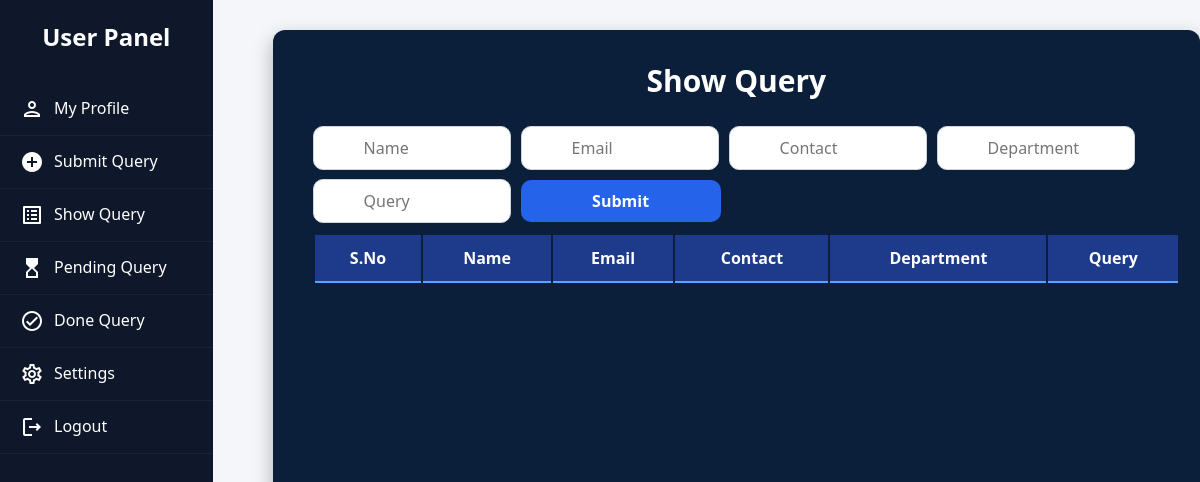
Page /show_q on the earlier database version.
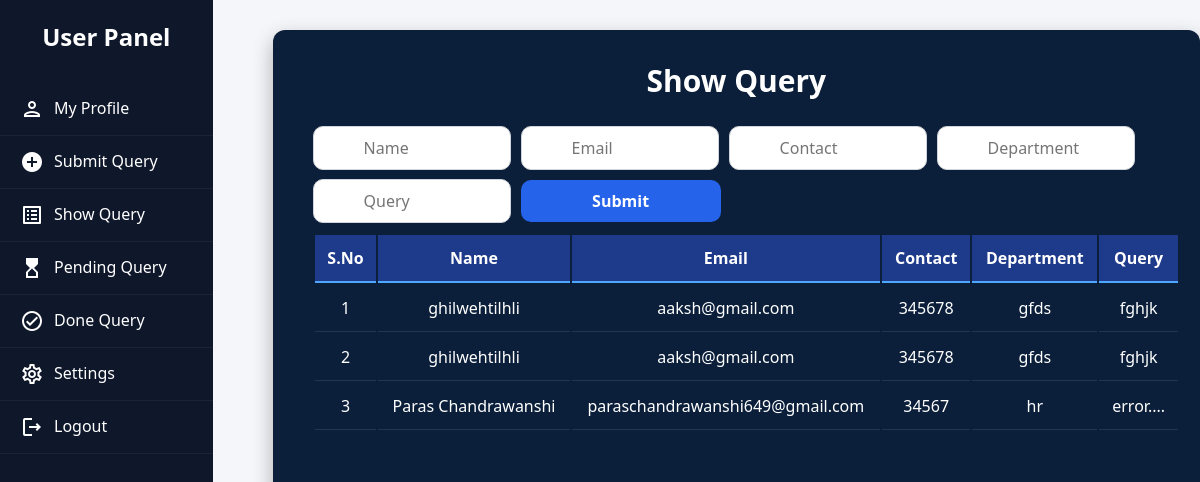
Same page on the later database version.
### app/models.py (models this page shows)
class submit_que(models.Model):
    n=models.CharField(max_length=50)
    e=models.EmailField(null=True)
    c=models.CharField(max_length=50)
    d=models.CharField(max_length=50)
    q=models.CharField(max_length=100)

### app/views.py (the view)
# urls.py: path('show_q',views.show_q,name='show_q'),
def show_q(req):
    data1=submit_que.objects.all()
    return render (req,'userpanel.html',{'show_q':True,'data1':data1})

### app/templates/userpanel.html (shortened to what this page needs)
{% load static %}
{% block contect %}
<div class="sidebar">
    <h2>User Panel</h2>
    <ul>
        <li>
            <a href="#">
                <span class="material-icons-outlined">person</span>
                My Profile
            </a>
        </li>
        <li>
            <a href="{% url 'submit_q' %}">
                <span class="material-icons-outlined">add_circle</span>
                Submit Query
            </a>
        </li>
        <li>
            <a href="{% url 'show_q' %}">
                <span class="material-icons-outlined">list_alt</span>
                Show Query
            </a>
        </li>
        <li>
            <a href="#">
                <span class="material-icons-outlined">hourglass_top</span>
                Pending Query
            </a>
        </li>
        <li>
            <a href="#">
                <span class="material-icons-outlined">check_circle</span>
                Done Query
            </a>
        </li>
        <li>
            <a href="#">
                <span class="material-icons-outlined">settings</span>
                Settings
            </a>
        </li>
        <li>
            <a href="{% url 'logout' %}">
                <span class="material-icons-outlined">logout</span>
                Logout
            </a>
        </li>
    </ul>
</div>
<div class="main">
</div>
{% if submit_q %}
        <div class="form-card">
            <h2><u>Query</u></h2>
            <form method="POST">
                {% csrf_token %}
                <div class="form-group">
                    <label>Name :-</label>
                    <input type="text" name="name" required>
                </div>
                <div class="form-group">
                    <label>Email :-</label>
                    <input type="email" name="email" required>
                </div>
                <div class="form-group">
                    <label>Contact :-</label>
                    <input type="number" name="contact" required>
                </div>
                <div class="form-group">
                    <label>Department :-</label>
                    <input type="text" name="dep" required>
                </div>
                <div class="form-group">
                    <label>Query :-</label>
                    <input type="text" name="que" required>
                </div>
                <button type="submit" class="btn-submit">Submit</button>
            </form>
        </div>
{% elif show_q %}
        <div class="form-cardd" style="max-width:100%;">
            <h2>Show Query</h2>
            <table class="tble">
                <thead>
                <form method="post" action="{% url 'search' %}" class="ff">
                        <input type="text" name="name" placeholder="Name" class="inp" >
                        <input type="text" name="email" placeholder="Email" class="inp">
                        <input type="text" name="contact" placeholder="Contact" class="inp">
                        <input type="text" name="dep" placeholder="Department" class="inp" >
                        <input type="text" name="que" placeholder="Query" class="inp">
                        <input type="submit" class="hh">
                </form>
                    <tr>
                        <th>S.No</th>
                        <th>Name</th>
                        <th>Email</th>
                        <th>Contact</th>
                        <th>Department</th>
                        <th>Query</th>
                    </tr>
                </thead>
                <tbody>
                    {% for i in data1 %}
                    <tr>
                        <td>{{ forloop.counter }}</td>
                        <td>{{ i.n }}</td>
                        <td>{{ i.e }}</td>
                        <td>{{i.c}}</td>
                        <td>{{ i.d }}</td>
                        <td>{{ i.q }}</td>
                    </tr>
                    {% endfor %}
                </tbody>
            </table>
        </div>
{% endif %}
{% endblock contect %}

Differences in the rows shown:
added submit_que: n "ghilwehtilhli", e "aaksh@gmail.com", c "345678", d "gfds", q "fghjk"
added submit_que: n "ghilwehtilhli", e "aaksh@gmail.com", c "345678", d "gfds", q "fghjk"
added submit_que: n "Paras Chandrawanshi", e "paraschandrawanshi649@gmail.com", c "34567", d "hr", q "error...."
